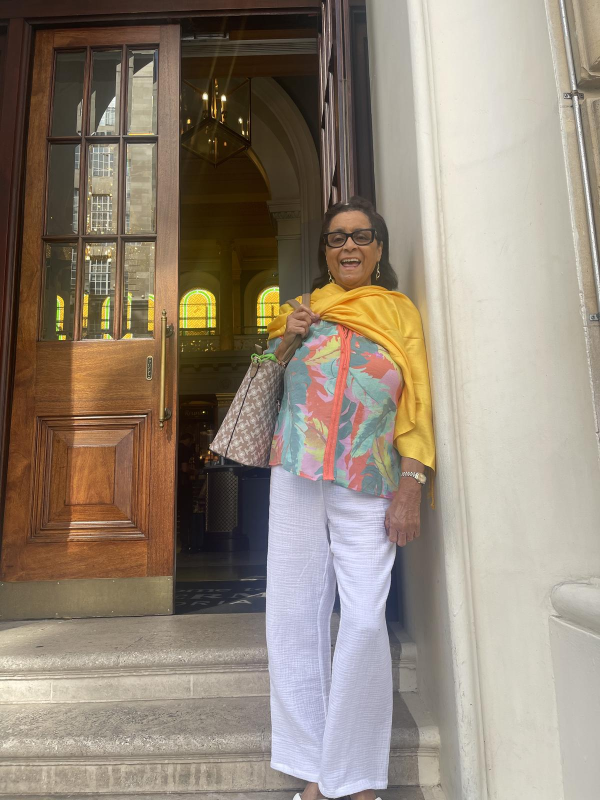
#> input picture photos/day-01-jul/full/img_2869.jpg, 1200 x 1600 px (shown at 1/2 size)
$ python -i photo_enhance.py   (imports and definitions only)
#> lines starting #> are read from the running program, lines starting #| are printed output that depends on the picture
#> further down, picture is the input picture: PIL image 1200x1600 RGB; mean R, G, B 148, 135.2, 120.3
"""The single, deterministic photo-enhancement recipe.

Shared by make_edit_review.py (which renders candidates for the user's
before/after approval pass) and build_gallery.py (which applies it to
approved photos during encoding). Keeping it in one place guarantees the
candidate the user approved is pixel-identical to what ships.

Deliberately conservative: fix flat/hazy exposure, nudge color, sharpen
gently. No geometry changes, no cropping, no AI.
"""

from PIL import ImageEnhance, ImageFilter, ImageOps

# Bump this if the recipe ever changes materially — make_edit_review.py uses
# it to invalidate previously rendered candidates.
RECIPE_VERSION = 2


def enhance(img):
    """Enhance a PIL image (expects RGB, already resized to output size).

    v2: sharpening softened after user feedback that skin (hands) looked
    more wrinkled — smaller radius/amount and a higher threshold, which
    skips low-contrast gradients like skin while still crisping real edges.
    """
    try:
        img = ImageOps.autocontrast(img, cutoff=1, preserve_tone=True)
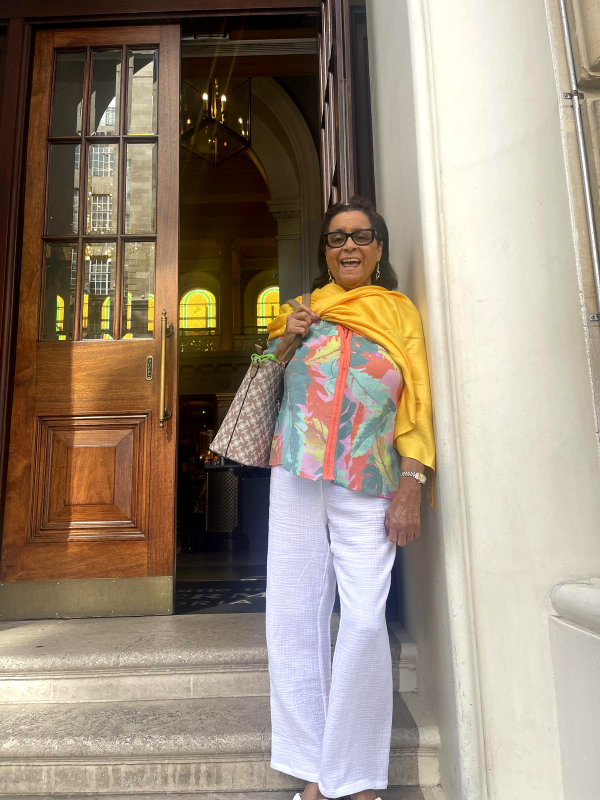
#> img: PIL image 1200x1600 RGB (shown at 1/2 size); mean R, G, B 154, 139.1, 122.1
    except TypeError:  # Pillow < 8.2 has no preserve_tone
        img = ImageOps.autocontrast(img, cutoff=1)
    img = ImageEnhance.Color(img).enhance(1.08)
    img = img.filter(ImageFilter.UnsharpMask(radius=1.5, percent=50, threshold=8))
    return img

>>> from PIL import Image
>>> picture = Image.open('../photos/day-01-jul/full/img_2869.jpg')
>>> result = enhance(picture)
